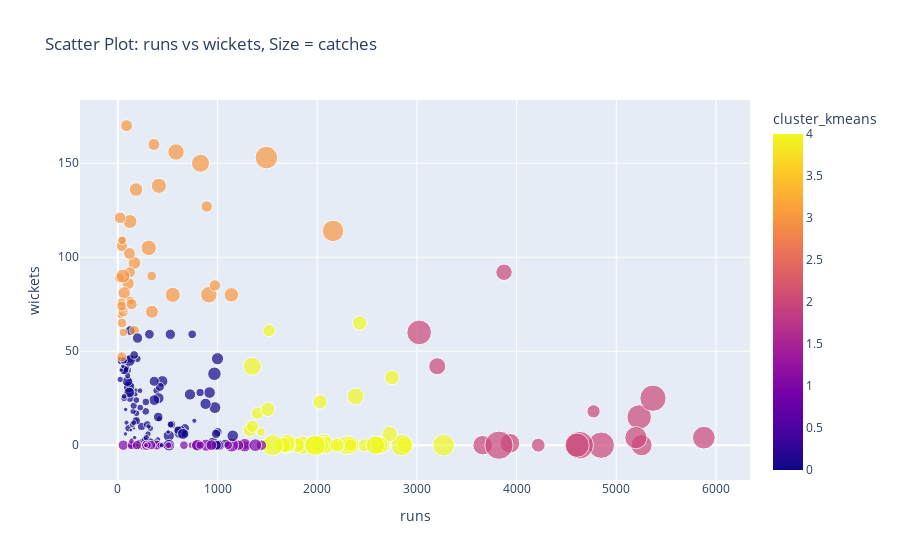

This figure's notebook cell:
### Code cell
plot_clusters('runs','wickets','cluster_kmeans','catches')

### Figure 1 — Plotly figure (JSON) as saved in the notebook; plotly's stock layout.template omitted (floating-point values rounded to 4 significant figures; data arrays with more than 128 entries replaced by an {"elided": "..."} marker saying what was removed)
{"data": [{"customdata": {"elided": "251x1 str values"}, "hovertemplate": "runs=%{x}<br>wickets=%{y}<br>catches=%{marker.size}<br>name=%{customdata[0]}<br>cluster_kmeans=%{marker.color}<extra></extra>", "legendgroup": "", "marker": {"color": {"elided": "251 int values"}, "coloraxis": "coloraxis", "size": {"elided": "251 int values"}, "sizemode": "area", "sizeref": 0.295, "symbol": "circle"}, "mode": "markers", "name": "", "orientation": "v", "showlegend": false, "type": "scatter", "x": {"elided": "251 int values"}, "xaxis": "x", "y": {"elided": "251 int values"}, "yaxis": "y"}], "layout": {"coloraxis": {"colorbar": {"title": {"text": "cluster_kmeans"}}, "colorscale": [[0, "#0d0887"], [0.1111, "#46039f"], [0.2222, "#7201a8"], [0.3333, "#9c179e"], [0.4444, "#bd3786"], [0.5556, "#d8576b"], [0.6667, "#ed7953"], [0.7778, "#fb9f3a"], [0.8889, "#fdca26"], [1, "#f0f921"]]}, "legend": {"itemsizing": "constant", "tracegroupgap": 0}, "title": {"text": "Scatter Plot: runs vs wickets, Size = catches"}, "xaxis": {"anchor": "y", "domain": [0, 1], "title": {"text": "runs"}}, "yaxis": {"anchor": "x", "domain": [0, 1], "title": {"text": "wickets"}}}}
